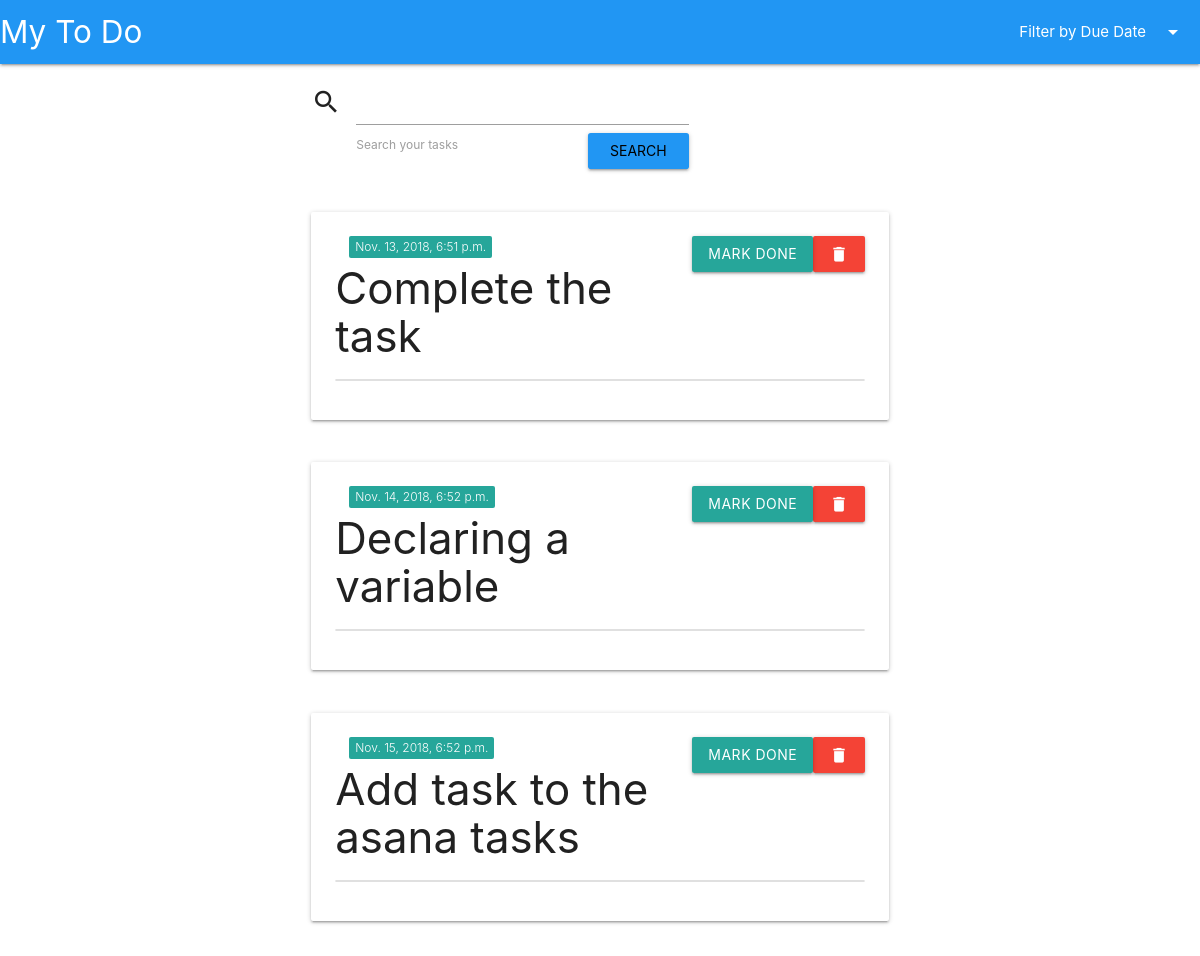
Screenshot of /?date=nextweek with the database file from the repository.
### tasks/models.py (models this page shows, shortened)
class Task(models.Model):
	user = models.ForeignKey('auth.User', on_delete=models.CASCADE, related_name='tasks')
	title = models.CharField(max_length=255)
	due_date = models.DateTimeField()
	done = models.BooleanField(default=False)
	deleted = models.BooleanField(default=False)
	class Meta:
		ordering = ['due_date']
	def get_delete_url(self):
		return reverse("task-delete", kwargs={"pk": self.id})
	def get_done_url(self):
		return reverse("task-done", kwargs={"pk": self.id})

### tasks/api/views.py (the view, shortened to what this page needs)
# urls.py: path(r'', TaskList.as_view(), name="task-list"),
class TaskList(generics.ListCreateAPIView):
	serializer_class = TaskSerializer
	queryset = Task.objects.all().filter(deleted=False)
	renderer_classes = (TemplateHTMLRenderer, )
	def get(self, request, *args, **kwargs):
		qs = self.get_queryset()
		return Response({'tasks': qs}, template_name='index.html')
	def get_queryset(self):
		queryset = Task.objects.all().filter(deleted=False)
		query = self.request.GET.get('query')
		date = self.request.GET.get('date')
		if query:
			queryset = queryset.filter(title__icontains=query)
		if date:
			if date == "today":
				queryset = queryset.filter(due_date__date=timezone.now().date())
			elif date =="overdue":
				queryset = queryset.filter(due_date__date__lt=timezone.now().date())
			elif date =="thisweek":
				queryset = queryset.filter(Q(due_date__date__gte=timezone.now().date()) & Q(due_date__date__lte=timezone.now().date() + timedelta(days=7)))
			elif date =="nextweek":
				queryset = queryset.filter(Q(due_date__date__gt=timezone.now().date() + timedelta(days=7)) & Q(due_date__date__lte=timezone.now().date() + timedelta(days=14)))
		return queryset

### tasks/templates/index.html (shortened to what this page needs)
{% load tasks_extras %}
{% load static %}
 <!DOCTYPE html>
  <html>
    <head>
      <link rel="stylesheet" href="https://cdnjs.cloudflare.com/ajax/libs/materialize/1.0.0-alpha.4/css/materialize.min.css">
    </head>
    <body>
      <nav>
        <div class="nav-wrapper blue">
          <a href="#!" class="brand-logo">My To Do</a>
          <ul class="right hide-on-med-and-down">
            <li><a class="dropdown-trigger" href="#!" data-target="dropdown1">Filter by Due Date<i class="material-icons right">arrow_drop_down</i></a></li>
          </ul>
        </div>
      </nav>
      <div class="row">
        <div class="input-field col s4 offset-s3">
          <form method="GET" action="{% url 'task-list' %}">
            <i class="material-icons prefix">search</i>
            <input id="searchby" type="text" name="query" class="validate">
            <label for="searchby">Search your tasks</label>
            <input class="waves-effect waves-light blue right btn" type="submit" name="" value="Search">
          </form>
        </div>
      </div>
      {% for task in tasks %}
       <div class="row">
        <div class="col s6 offset-s3">
          <div class="card">
            <div class="card-content">
              <span class="new badge left" data-badge-caption="{{ task.due_date }}"></span>
              <a class="waves-effect waves-light red right btn mark-deleted" data-href="{{ task.get_delete_url }}"><i class="material-icons">delete</i></a>
              {% if task.done %}
              <a class="waves-effect waves-light green right btn">Completed</a>
              {% else %}
              <a class="waves-effect waves-light right btn mark-done" data-href="{{ task.get_done_url }}">Mark Done</a>
              {% endif %}
              <h3>{{ task.title }}</h3>
               <ul class="collection">
              </ul>
            </div>
          </div>
        </div>
      </div>
    {% endfor %}
    </body>
  </html>

### rows the page displays
Task: title "Complete the task"
Task: title "Declaring a variable"
Task: title "Add task to the asana tasks"
